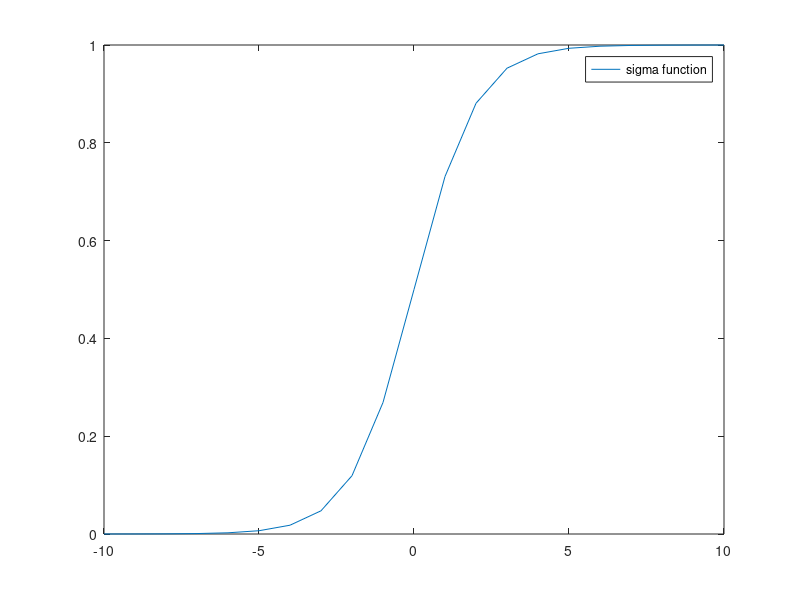

This figure's MATLAB source:
%% Use Matlab as a calculator
% To supress output use ;

1+1;
1-2;

3^2; % square
sin(pi/2); % trig functions
exp(1); % exponential func
log(exp(1)^2); % natural log

% Clear Command Window
clc
%% Vectors and Matrix
%%
M = [1,2;3,4]; %, seperate elements ; seperate rows
% M2 = [1,2;3]; % Matrix dim must match
u = [1,2]; % Row vector
v = [1;2]; % Column vector

M*v; % Matrix multiplication
u*v; % Dot product

u'; % Matrix transpose

[1]==1; % 1x1 matrices are scalars

w1 = [3,5];
w2 = [4,2];
w1 .* w2; % element-wise multiplication

size(M); % Number of rows and columns (as a matrix)
length(w1); % length of vector/rows of matrix
%% Define a function
% One way is to make a new script (file) named that function

% Another is to use a function handle
sigma = @(x) 1./(1+exp(-x)); %./ allows for element-wise evaluation
sigma(0); % Now we can call function
%% Plot
%%
x = [0,1,2,3]; %x-coords of points
y= [0,1,0,-1]; %y-coords of points
plot(x,y); % plot peicewise linear graph of points

% Plotting a function
% First we discretize the interval, say [-10,10], into 20 subintervals
x = linspace(-10,10,21); % Vector of 21 points (20 intervals)

% Evaluate function on all the points
y = sigma(x); % evaluates function

plot(x,y);
legend('sigma function');